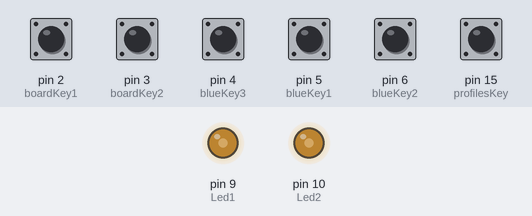
Bench run of a sketch on a simulated Arduino Leonardo, built with avr-gcc and run on an emulated ATmega32U4. Shown: output pins drawn as LEDs (lit = HIGH). Inputs (shaded band) come from the test bench; at power-on: pin 2 (boardKey1), pin 3 (boardKey2), pin 4 (blueKey3), pin 5 (blueKey1), pin 6 (blueKey2), pin 15 (profilesKey) HIGH. USB keyboard and mouse output is not drawn.

Above: at 1.2 s.
1.3 s: pin 15 (profilesKey) pulled LOW for 0.15 s
At 2.3 s:
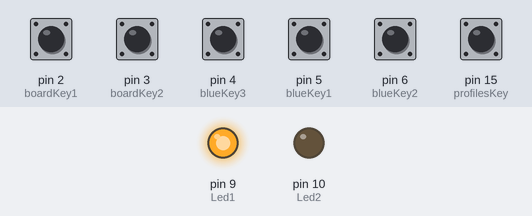
3.1 s: pin 15 (profilesKey) pulled LOW for 1 s
At 3.8 s:
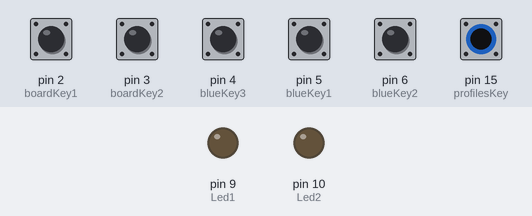
At 5.5 s:
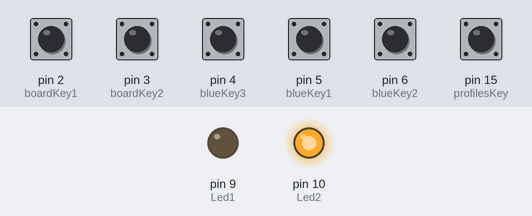
Timing chart, 0 to 7.0 s (numbered marks = the images above; inputs shaded):
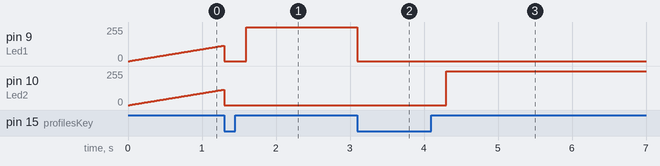

Measured:
- after the input at 3.1 s, pin 9 (Led1): 255/255 → 0/255 at once; pin 10 (Led2): 0/255 → 255/255 after 1.2 s

The sketch:

OsuNono2Keys.ino
```cpp
#include "Keyboard.h"

const int profilesKey = 15;

const int boardKey1 = 2;
const int boardKey2 = 3;

const int blueKey1 = 5;
const int blueKey2 = 6;
const int blueKey3 = 4;

const int Led1 = 9;
const int Led2 = 10;

bool bkey1 = true;
bool bkey2 = true;

bool ledFade = true;
bool ledFadeUP = true;
int fadeDelay = 10;
int fadeIndex = 0;
unsigned long previousMillis = 0;

int currentProfile = 0;

void setup() {
  pinMode(profilesKey, INPUT_PULLUP);
  pinMode(boardKey1, INPUT_PULLUP);
  pinMode(boardKey2, INPUT_PULLUP);
  pinMode(blueKey1, INPUT_PULLUP);
  pinMode(blueKey2, INPUT_PULLUP);
  pinMode(blueKey3, INPUT_PULLUP);
  pinMode(Led1, OUTPUT);
  pinMode(Led2, OUTPUT);
  Keyboard.begin();
  previousMillis = 0;
}
void loop() {
  if(ledFade)
    {
      if(millis() - previousMillis > fadeDelay){
        previousMillis = millis();
        if(ledFadeUP){
        if(fadeIndex<255 && ledFadeUP){
          analogWrite(Led1, fadeIndex);
          analogWrite(Led2, fadeIndex);
          fadeIndex++;
        }
        else{
          ledFadeUP=false;
        }
        }
        else{
        if(fadeIndex>1){
          analogWrite(Led1, fadeIndex);
          analogWrite(Led2, fadeIndex);
          fadeIndex--;
        }
        else{
          ledFadeUP=true;
        }
        }
      }
    }

  if(digitalRead(profilesKey)==LOW){
    ledFade = false;
    digitalWrite(Led1, LOW);
    digitalWrite(Led2, LOW);
    if(currentProfile+1>2){
      currentProfile=0;
      bkey1 = true;
      bkey2 = true;
    }
    else{
      currentProfile++;
    }
    delay(300);
  }

  if(currentProfile==0){

    if(digitalRead(boardKey1)==LOW){
      if(bkey1){
        Keyboard.press(KEY_LEFT_CTRL);
        Keyboard.press('C');
        delay(10);
        Keyboard.release(KEY_LEFT_CTRL);
        Keyboard.release('C');
      }
      bkey1 = false;
    }
    else{
      bkey1 = true;
    }

    if(digitalRead(boardKey2)==LOW){
      if(bkey2){
        Keyboard.press(KEY_LEFT_CTRL);
        Keyboard.press('V');
        //delay(10);
        Keyboard.release(KEY_LEFT_CTRL);
        Keyboard.release('V');
      }
      bkey2 = false;
    }
    else{
      bkey2 = true;
    }

    if(digitalRead(blueKey1)==LOW){
      Keyboard.press(' ');
    }
    else{
      Keyboard.release(' ');
    }

    if(digitalRead(blueKey2)==LOW){
      Keyboard.press('\n');
    }
    else{
      Keyboard.release('\n');
    }

    if(digitalRead(blueKey3)==LOW){
      Keyboard.press(KEY_BACKSPACE);
    }
    else{
      Keyboard.release(KEY_BACKSPACE);
    }
  }
  else if(currentProfile==1){

    digitalWrite(Led1, HIGH);

    if(digitalRead(boardKey1)==LOW){
      Keyboard.press('M');
    }
    else{
      Keyboard.release('M');
    }

    if(digitalRead(boardKey2)==LOW){
      Keyboard.press('N');
    }
    else{
      Keyboard.release('N');
    }

    if(digitalRead(blueKey1)==LOW){
      Keyboard.press(KEY_RIGHT_ALT);
    }
    else{
      Keyboard.release(KEY_RIGHT_ALT);
    }

    if(digitalRead(blueKey2)==LOW){
      Keyboard.press(' ');
    }
    else{
      Keyboard.release(' ');
    }

    if(digitalRead(blueKey3)==LOW){
      Keyboard.press(KEY_ESC);
    }
    else{
      Keyboard.release(KEY_ESC);
    }
  }
  //if isn't necessary if profile 2(3) is last
  else if(currentProfile==2){
    digitalWrite(Led2, HIGH);
    //CS or other profile
  }
}
```
